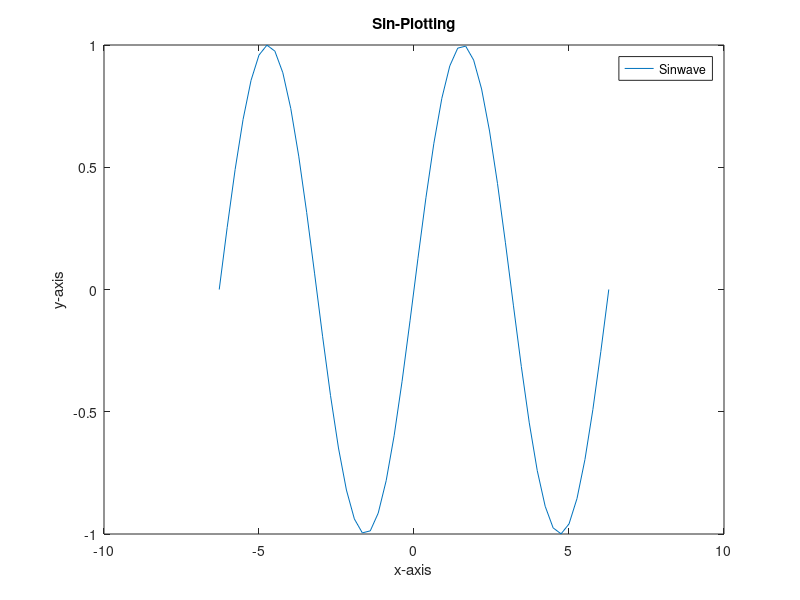

Write the MATLAB code that produced this figure.
%Matlab Lab3 ----------------------
%Cell Arrays
cellArray = {'Mazen',[1 2 3],42};
disp(['Cell 1 : ',cellArray{1}]);
disp(['Cell 2 : ',num2str(cellArray{2})]);
disp(['Cell 3 : ',num2str(cellArray{3})]);
%------------------------------------------
%Structures
person.name = 'Mazen';
person.age = 22;
person.city ='Minya El_Qamh';
fprintf(['Person information\n']);
fprintf('Name :%s\n',person.name);
fprintf('Age :%d\n',person.age);
fprintf('City :%s\n',person.city);
%----------------------------------------
%Character Data
str1 = 'Mazen';
str2 = ' loves MBD Diploma';
combinedstring =strcat(str1,str2);
disp(combinedstring);
%----------------------------------------
%Conditional Statementif
x = input('Please enter a number to check :');
if(rem(x,2)) == 0
    disp('This number is even');
else 
    disp('This number is odd');
end
%-----------------------------------------
%For-loops
for x = 1:10
    disp(x);
end
%---------------------------------------
%Basix-Plotting
x = linspace(-2*pi,2*pi,50);
y = sin(x);
plot(x,y);
title('Sin-Plotting');
xlabel('x-axis');
ylabel('y-axis');
legend('Sinwave');
%-------------------------------------------
